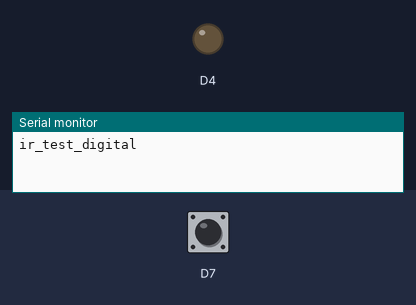
Bench run of a sketch on a simulated ESP8266 (NodeMCU). On the bench: output pins drawn as LEDs (lit = HIGH), the last lines printed to the serial monitor. Dashed ring = blinking. Inputs (shaded band) come from the test bench; at power-on: D7 LOW.

Above: at 1.2 s.
1.3 s: D7 driven HIGH
2.8 s: D7 driven LOW
At 3.7 s:
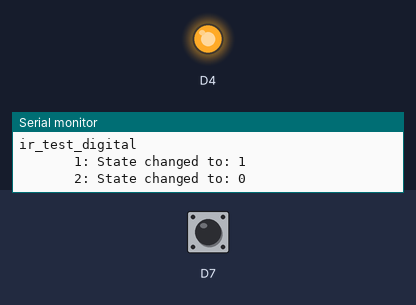
4.3 s: D7 pulsed HIGH 5 times (0.12 s each, 0.3 s apart)
At 5.41 s:
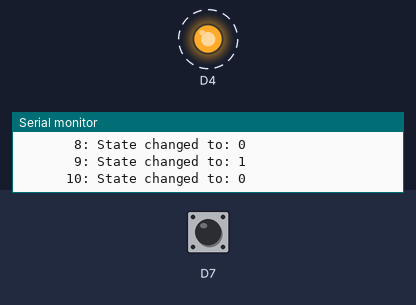
Timing chart, 0 to 7.3 s (numbered marks = the images above; inputs shaded):
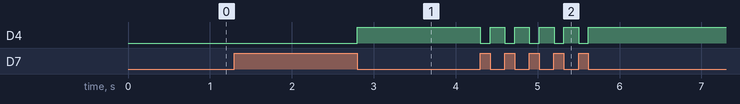

The sketch:

ir_test_digital.ino
```cpp
void setup() {
  // put your setup code here, to run once:
  pinMode(D7, INPUT);
  pinMode(D4, OUTPUT);

  Serial.begin(230400);
  Serial.println("\n\nir_test_digital\n");
}

boolean old = false;
uint32_t count = 0;

void loop() {
  boolean cur = digitalRead(D7);
  if( old != cur ) {
    count++;
    Serial.printf("%8d: State changed to: %d\n", count, cur);
    old = cur;
    digitalWrite(D4, !cur);
  }
}
```

Measured:
- after the input at 2.8 s, D4: LOW → HIGH at once
- after the input at 4.3 s, D4: alternates HIGH for 0.18 s and LOW for 0.12 s, 10 changes in all, then stays HIGH, starting at once
